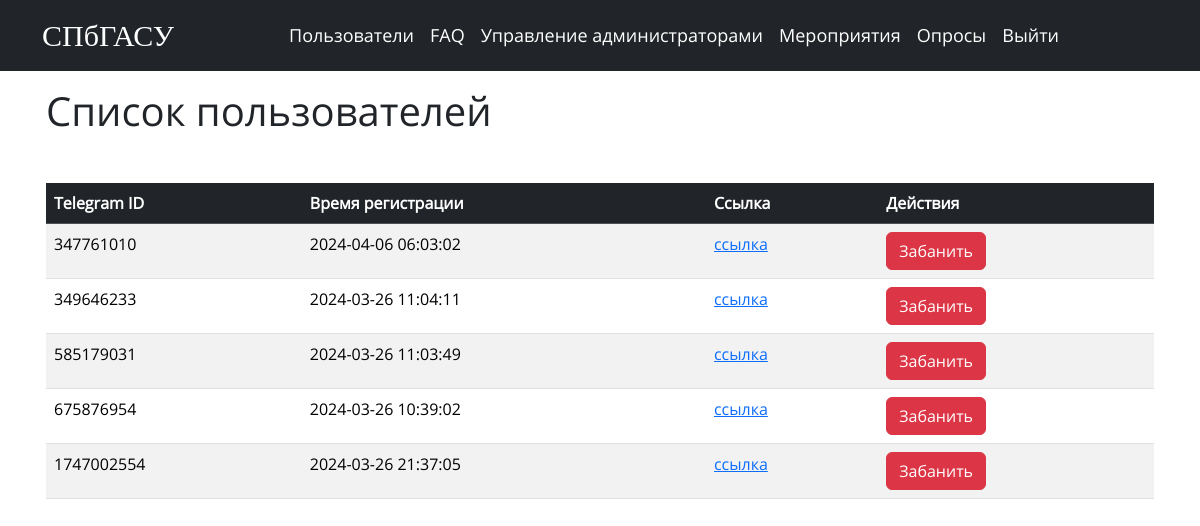
Screenshot of /users with the database file from the repository.
### tables this page shows
CREATE TABLE users
                 (tg_id INTEGER PRIMARY KEY, registration_time TEXT);

### web/index.py (the view)
@app.route('/users', methods=['GET', 'POST'])
@auth.login_required
def users():
    users_list = get_all_users()
    banned_users = getAllBannedUsers()
    return render_template('users.html', users=users_list, banned_users=list((f[1] for f in banned_users)))

### utility/db.py (called while the page is built)
def getAllBannedUsers():
    conn = sqlite3.connect('my_database.db')
    c = conn.cursor()
    c.execute("SELECT * FROM banned_users")
    users = c.fetchall()
    conn.close()
    return users

def get_all_users():
    conn = sqlite3.connect('my_database.db')
    c = conn.cursor()
    c.execute("SELECT * FROM users")
    a = list(c.fetchall())
    conn.commit()
    conn.close()
    return a

### web/templates/users.html (shortened to what this page needs)
<!DOCTYPE html>
<html>
<head>
    <link href="https://cdn.jsdelivr.net/npm/bootstrap@5.3.3/dist/css/bootstrap.min.css" rel="stylesheet"
>
    <link rel="stylesheet" href="{{ url_for('static', filename='styles.css') }}">
</head>
<body>
    {% include 'header.html' %}
    <div class="p-3 container">
        <h1 class="mb-4">Список пользователей</h1>
        <div class="table-responsive-md my-5">
        <table class="table table-striped table-hover">
            <thead class="table-dark">
                <tr>
                    <th>Telegram ID</th>
                    <th>Время регистрации</th>
                    <th>Ссылка</th>
                    <th>Действия</th>
                </tr>
            </thead>
            <tbody>
                {% for user in users %}
                <tr>
                    <td>{{ user[0] }}</td>
                    <td>{{ user[1] }}</td>
                    <td><a target="_blank" href="https://t.me/technes_bot?start={{user[0]}}">ссылка</a></td>
                        {% if user[0] in banned_users %}
                    <td>
                        <form action="/unban_user/{{ user[0] }}" method="post">
                            <button type="submit" class="btn btn-success">Разбанить</button>
                        </form>
                    </td>
                    {% else %}
                    <td>
                        <form action="/ban_user/{{ user[0] }}" method="post">
                            <button type="submit" class="btn btn-danger">Забанить</button>
                        </form>
                    </td>
                    {% endif %}
                </tr>
                {% endfor %}
            </tbody>
        </table>
        </div>
    </div>
</body>
</html>

### web/static/styles.css (style rules this page uses)
:root { --primary-color: #0000ff; --secondary-color: #e2d7d3; --accent-color: #7daae3; --dark-color: #7994c2; --text-color: #000000; }
* { font-family: 'Open'; }

### rows the page displays
users: tg_id "347761010", registration_time "2024-04-06 06:03:02"
users: tg_id "349646233", registration_time "2024-03-26 11:04:11"
users: tg_id "585179031", registration_time "2024-03-26 11:03:49"
users: tg_id "675876954", registration_time "2024-03-26 10:39:02"
users: tg_id "1747002554", registration_time "2024-03-26 21:37:05"
